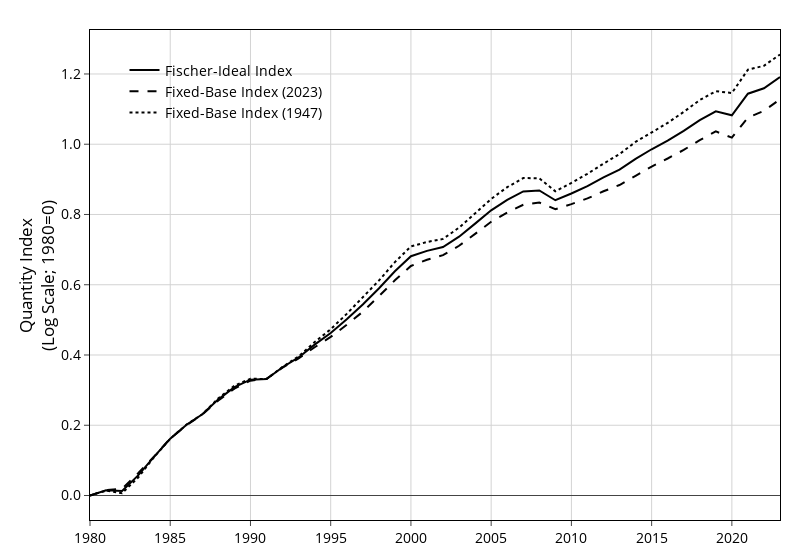

The cell this chart's notebook holds for it:
### Code cell
# Filter data from 1980 onward
df_wide_1980 = df_wide[df_wide["year"] >= 1980].copy()

# Normalize indices so that log(index) = 0 in 1980
for col in ["Y_FB_Fischer_QI", "Y_FB_2023_QI", "Y_FB_1947_QI"]:
    df_wide_1980[col] = df_wide_1980[col] / df_wide_1980.loc[df_wide_1980["year"] == 1980, col].values[0]

fig = go.Figure()

# Fischer Fixed-Base: solid black
fig.add_trace(go.Scatter(
    x    = df_wide_1980["year"], y=np.log(df_wide_1980["Y_FB_Fischer_QI"]),
    mode = 'lines',
    name = "Fischer-Ideal Index",
    line = dict(color='black', width=2, dash='solid')
))

# 2023 Fixed-Base: dashed black
fig.add_trace(go.Scatter(
    x    = df_wide_1980["year"], y=np.log(df_wide_1980["Y_FB_2023_QI"]),
    mode = 'lines',
    name = "Fixed-Base Index (2023)",
    line = dict(color='black', width=2, dash='dash')
))

# 1947 Fixed-Base: dotted black
fig.add_trace(go.Scatter(
    x    = df_wide_1980["year"], y=np.log(df_wide_1980["Y_FB_1947_QI"]),
    mode = 'lines',
    name = "Fixed-Base Index (1947)",
    line = dict(color='black', width=2, dash='dot')
))

fig.update_layout(
    yaxis_title = "Quantity Index<br>(Log Scale; 1980=0)",
    template    = "none",
    width       = 800
)
apply_standard_plotly_style(fig, yaxis_range=[0, None])

fig.show()

### Figure 1 — Plotly figure (JSON) as saved in the notebook; plotly's stock layout.template omitted (floating-point values rounded to 4 significant figures)
{"data": [{"line": {"color": "black", "dash": "solid", "width": 2}, "mode": "lines", "name": "Fischer-Ideal Index", "type": "scatter", "x": [1980, 1981, 1982, 1983, 1984, 1985, 1986, 1987, 1988, 1989, 1990, 1991, 1992, 1993, 1994, 1995, 1996, 1997, 1998, 1999, 2000, 2001, 2002, 2003, 2004, 2005, 2006, 2007, 2008, 2009, 2010, 2011, 2012, 2013, 2014, 2015, 2016, 2017, 2018, 2019, 2020, 2021, 2022, 2023], "y": [0, 0.01461, 0.01288, 0.05732, 0.1105, 0.1618, 0.2006, 0.2311, 0.2737, 0.3084, 0.3296, 0.3317, 0.3651, 0.3931, 0.4294, 0.4625, 0.5015, 0.5436, 0.5893, 0.6385, 0.6813, 0.6964, 0.7073, 0.7367, 0.774, 0.8118, 0.8416, 0.8657, 0.8684, 0.8405, 0.8597, 0.8808, 0.9054, 0.9279, 0.9583, 0.9857, 1.01, 1.038, 1.069, 1.094, 1.082, 1.144, 1.159, 1.192]}, {"line": {"color": "black", "dash": "dash", "width": 2}, "mode": "lines", "name": "Fixed-Base Index (2023)", "type": "scatter", "x": [1980, 1981, 1982, 1983, 1984, 1985, 1986, 1987, 1988, 1989, 1990, 1991, 1992, 1993, 1994, 1995, 1996, 1997, 1998, 1999, 2000, 2001, 2002, 2003, 2004, 2005, 2006, 2007, 2008, 2009, 2010, 2011, 2012, 2013, 2014, 2015, 2016, 2017, 2018, 2019, 2020, 2021, 2022, 2023], "y": [0, 0.01544, 0.01912, 0.06348, 0.1112, 0.1622, 0.1996, 0.2309, 0.2707, 0.3042, 0.3268, 0.3321, 0.3641, 0.3901, 0.422, 0.4515, 0.4859, 0.5231, 0.567, 0.6127, 0.6534, 0.6712, 0.6842, 0.7109, 0.7446, 0.7792, 0.8055, 0.8277, 0.8339, 0.8151, 0.8295, 0.8457, 0.8661, 0.8838, 0.91, 0.9365, 0.9594, 0.9837, 1.012, 1.036, 1.019, 1.076, 1.095, 1.128]}, {"line": {"color": "black", "dash": "dot", "width": 2}, "mode": "lines", "name": "Fixed-Base Index (1947)", "type": "scatter", "x": [1980, 1981, 1982, 1983, 1984, 1985, 1986, 1987, 1988, 1989, 1990, 1991, 1992, 1993, 1994, 1995, 1996, 1997, 1998, 1999, 2000, 2001, 2002, 2003, 2004, 2005, 2006, 2007, 2008, 2009, 2010, 2011, 2012, 2013, 2014, 2015, 2016, 2017, 2018, 2019, 2020, 2021, 2022, 2023], "y": [0, 0.01377, 0.006634, 0.05117, 0.1098, 0.1614, 0.2015, 0.2313, 0.2767, 0.3126, 0.3324, 0.3313, 0.366, 0.3961, 0.4368, 0.4735, 0.5171, 0.5641, 0.6117, 0.6643, 0.7091, 0.7217, 0.7305, 0.7626, 0.8033, 0.8443, 0.8777, 0.9038, 0.903, 0.866, 0.8898, 0.9159, 0.9447, 0.972, 1.007, 1.035, 1.061, 1.092, 1.126, 1.151, 1.146, 1.212, 1.223, 1.255]}], "layout": {"font": {"color": "black", "family": "Open Sans", "size": 14}, "legend": {"bgcolor": "rgba(0,0,0,0)", "bordercolor": "rgba(0,0,0,0)", "x": 0.05, "xanchor": "left", "y": 0.95, "yanchor": "top"}, "margin": {"b": 40, "l": 90, "r": 20, "t": 30}, "paper_bgcolor": "white", "plot_bgcolor": "white", "width": 800, "xaxis": {"dtick": 5, "gridcolor": "lightgray", "linecolor": "black", "linewidth": 1, "mirror": true, "showgrid": true, "showline": true, "tickfont": {"family": "Open Sans", "size": 14}, "ticks": "outside"}, "yaxis": {"gridcolor": "lightgray", "linecolor": "black", "linewidth": 1, "mirror": true, "range": [0, null], "showgrid": true, "showline": true, "tickfont": {"family": "Open Sans", "size": 14}, "tickformat": ".1f", "ticks": "outside", "title": {"text": "Quantity Index<br>(Log Scale; 1980=0)"}}}}
